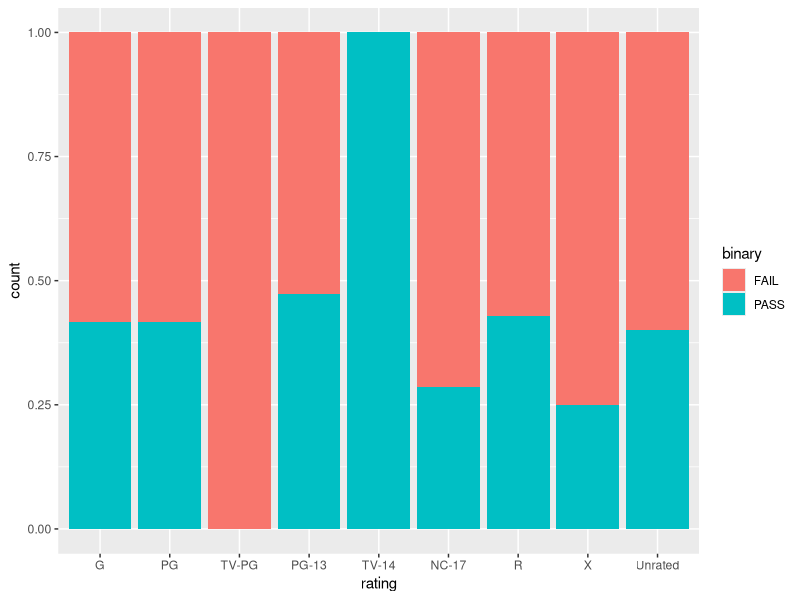
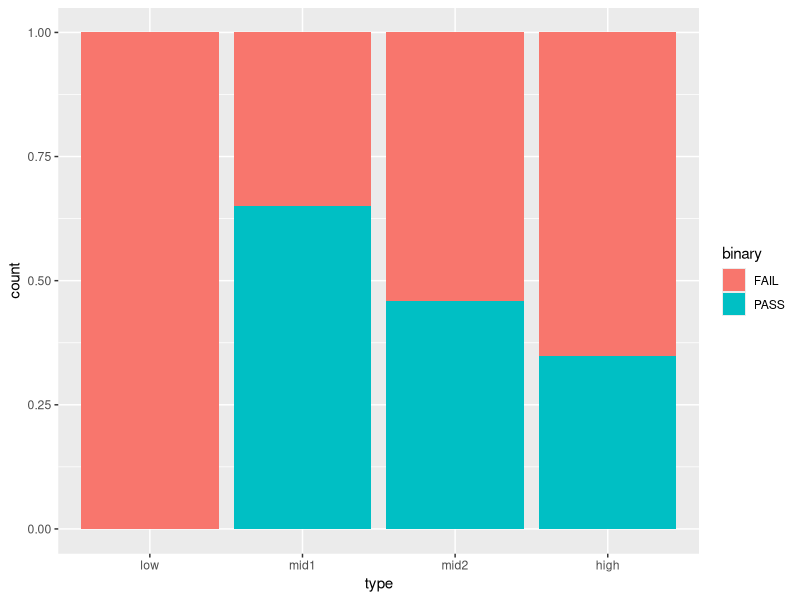
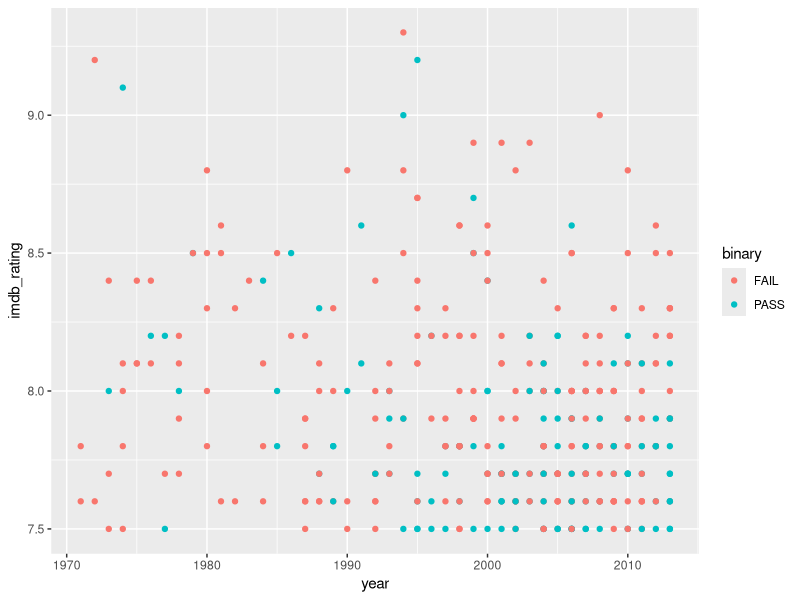
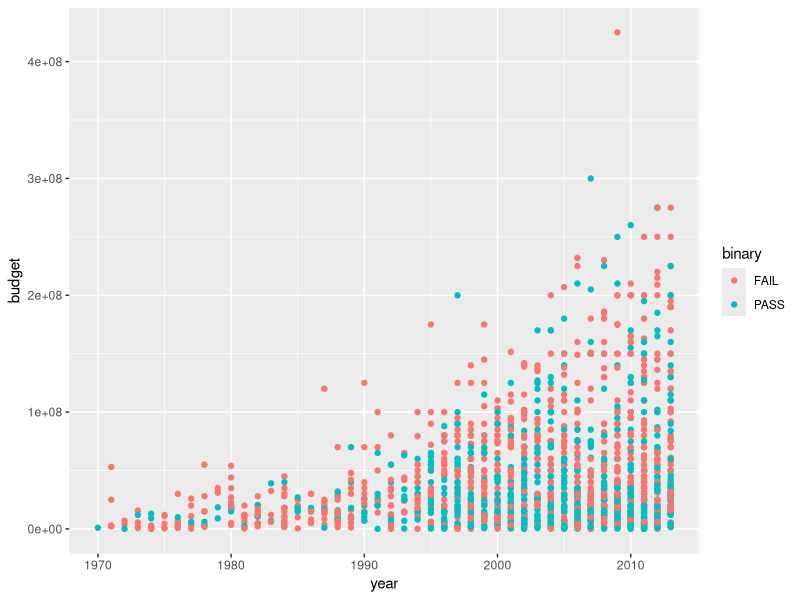
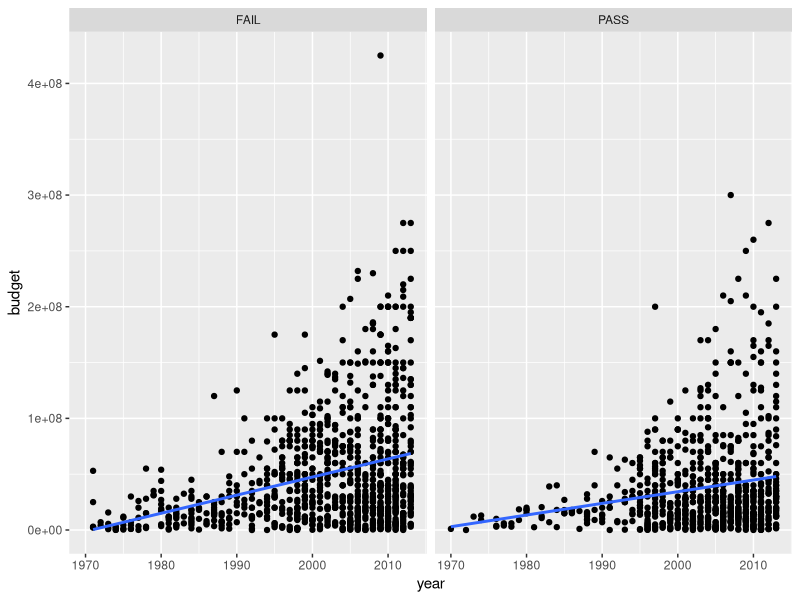
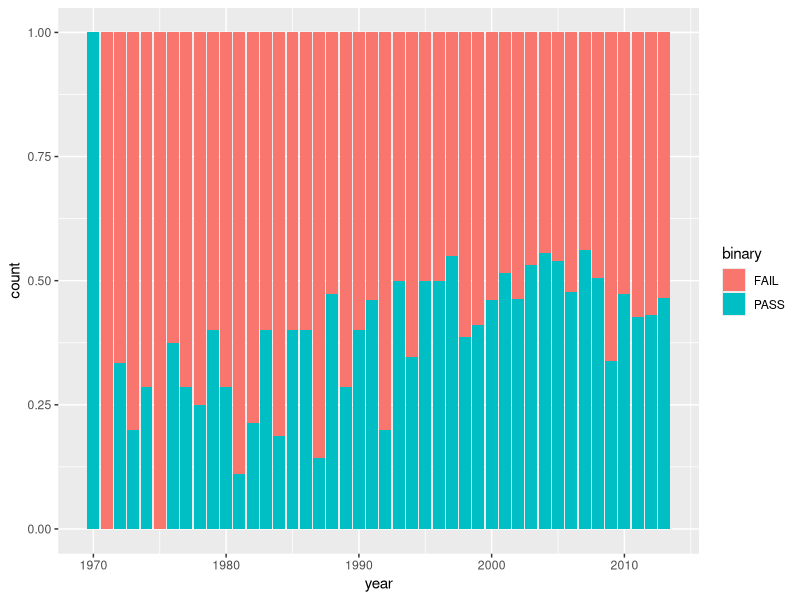
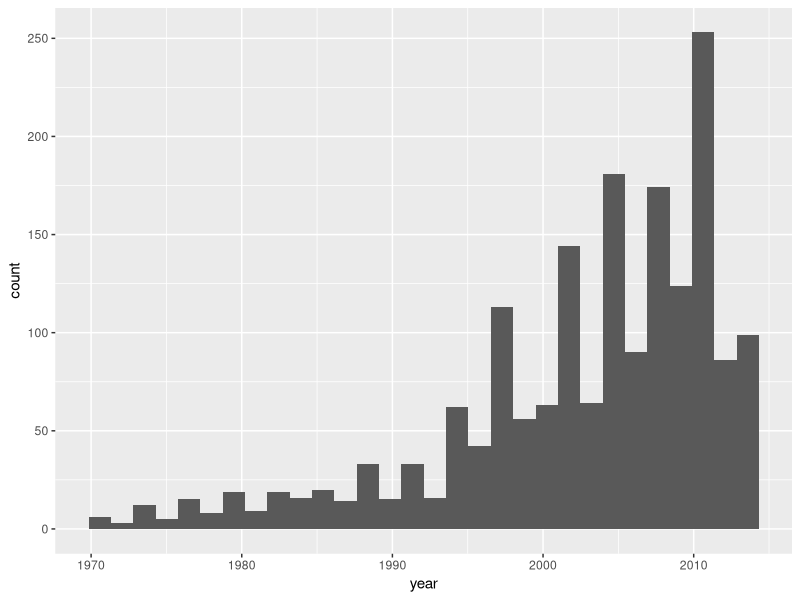
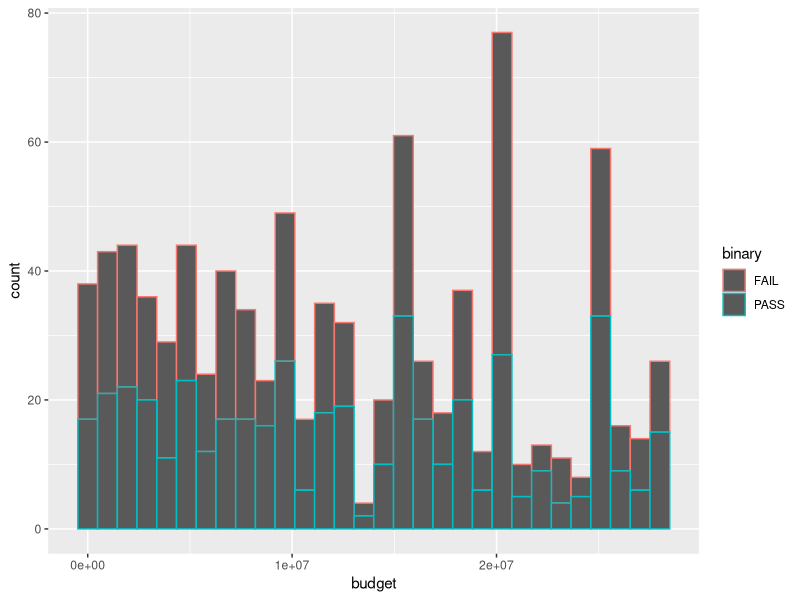

Write R code to recreate these figures, in order.
## ---- chunk 1
#| label: load-packages
#| message: false
library(tidyverse)
## ---- chunk 2
#| label: load-data-wealth-and-income

bechdel<- read.csv(file = 'data/bechdel_test.csv')

## ---- chunk 3
#| label: ella
rated_r <- bechdel |>
  filter(rated == 'R')
rated_pg13 <- bechdel |>
  filter(rated == 'PG-13')
rated_pg <- bechdel |>
  filter(rated == 'PG')
rated_g <- bechdel |>
  filter(rated == 'G')

pass_g <- rated_g |>
  filter(binary == 'PASS')
pass_pg <- rated_pg |>
  filter(binary == 'PASS')
pass_pg13 <- rated_pg13 |>
  filter(binary == 'PASS')
pass_r <- rated_r |>
  filter(binary == 'PASS')

nrow(pass_g)/ nrow(rated_g)
nrow(pass_pg)/ nrow(rated_pg)
nrow(pass_pg13)/ nrow(rated_pg13)
nrow(pass_r)/ nrow(rated_r)

bechdel_movies <- bechdel |>
  filter(type== 'movie') |>
  drop_na(rated)

bechdel_movies |>
  filter(rated != 'N/A') |>
  filter(rated != 'Not Rated') |>
  mutate(
    rating = fct_relevel(rated, 'G', 'PG', 'TV-PG', 'PG-13','TV-14', 'NC-17', 'R', 'X', 'Unrated')) |>
  ggplot(aes(x = rating, fill = binary)) +
  geom_bar(position = "fill")


## ---- chunk 4
#| label: ella2
bechdel_rating <- bechdel |> 
  group_by(rated) |>
  summarize (n = n())
bechdel |>
  mutate(
    imdb_low = imdb_rating< 2.5,
    imdb_mid1 = between(imdb_rating, 2.5, 5.0),
    imdb_mid2 = between(imdb_rating, 5.1, 7.5),
    imdb_high = imdb_rating> 7.5,
  )
bechdel$type <- as.factor(ifelse(bechdel$imdb_rating < 2.5, 'low',
                          ifelse(bechdel$imdb_rating < 5.0, 'mid1', 
                          ifelse(bechdel$imdb_rating < 7.5, 'mid2', 
                          ifelse(bechdel$imdb_rating < 10.0, 'high',0)))))
bechdel |>
  filter(type != 'NA') |>
  ggplot(aes(x = type, fill = binary)) +
  geom_bar(position = "fill") +
  scale_x_discrete(limits = c("low", "mid1", "mid2", "high"))
  

  
## ---- chunk 5
#| label: point-imdb-year-binary
bechdel |>
  filter(type == 'high') |>
  ggplot(aes(x = year, y = imdb_rating, color = binary)) +
  geom_point()
## ---- chunk 6
#| label: point-year-budget-binary
bechdel|>
  ggplot(aes(x = year, y = budget, color = binary )) +
  geom_point()
bechdel|>
  ggplot(aes(x = year, y = budget)) +
  geom_point() +
  facet_wrap(~binary) +
  geom_smooth(method = lm, se = FALSE)
## ---- chunk 7
#| label: histogram-year-binary
bechdel|>
  ggplot(aes(x = year, fill = binary)) +
  geom_bar(position = "fill")
bechdel|>
  filter(year == 1970)
bechdel|>
  ggplot(aes(x = year)) +
  geom_histogram()

## ---- chunk 8
#| label: bar-median-budget
bechdel|>
summarize(median = median(budget))
low_budget <- bechdel |>
  filter(budget<= 2.8e+07)
high_budget <- bechdel |>
  filter(budget > 2.8e+07 )
low_budget|>
  ggplot(aes(x = budget, color = binary)) +
  geom_histogram()
high_budget |>
  ggplot(aes(x = binary)) +
  geom_bar() 

 
## ---- chunk 9
#| label: boxplot-budget

bechdel$budg<- as.factor(ifelse(bechdel$budget<2.8e+07, "low", "high"))
bechdel|>
  ggplot(aes(x = budg, fill = binary)) +
  geom_bar(position = "fill")
bechdel|>
  ggplot(aes(x = budget)) +
  geom_boxplot()
## ---- chunk 10
#|label: intgross

bechdel |>
  ggplot(aes(x = budg, y = as.numeric(intgross), color = binary)) +
  geom_boxplot()
